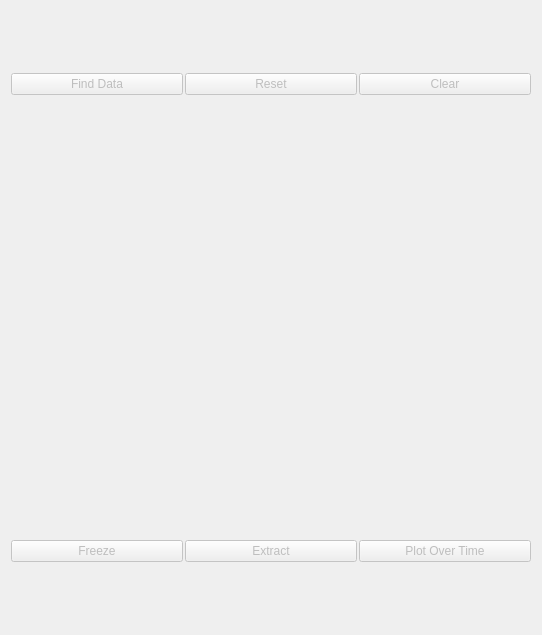
<?xml version="1.0" encoding="UTF-8"?>
<ui version="4.0">
 <class>FindDataWidget</class>
 <widget class="QWidget" name="FindDataWidget">
  <property name="geometry">
   <rect>
    <x>0</x>
    <y>0</y>
    <width>542</width>
    <height>635</height>
   </rect>
  </property>
  <property name="windowTitle">
   <string>Form</string>
  </property>
  <layout class="QVBoxLayout" name="verticalLayout" stretch="0,0,0,0,1,0,0,0,0">
   <item>
    <widget class="pqExpanderButton" name="createExpander">
     <property name="text" stdset="0">
      <string>Create Selection</string>
     </property>
     <property name="checked" stdset="0">
      <bool>true</bool>
     </property>
    </widget>
   </item>
   <item>
    <widget class="QWidget" name="container" native="true">
     <property name="minimumSize">
      <size>
       <width>0</width>
       <height>50</height>
      </size>
     </property>
     <layout class="QVBoxLayout" name="verticalLayout_2">
      <property name="spacing">
       <number>0</number>
      </property>
      <property name="leftMargin">
       <number>0</number>
      </property>
      <property name="topMargin">
       <number>0</number>
      </property>
      <property name="rightMargin">
       <number>0</number>
      </property>
      <property name="bottomMargin">
       <number>0</number>
      </property>
     </layout>
    </widget>
   </item>
   <item>
    <layout class="QHBoxLayout" name="buttonLayout">
     <property name="spacing">
      <number>2</number>
     </property>
     <item>
      <widget class="QPushButton" name="findData">
       <property name="enabled">
        <bool>false</bool>
       </property>
       <property name="toolTip">
        <string>Find data using selection criteria</string>
       </property>
       <property name="text">
        <string>Find Data</string>
       </property>
       <property name="icon">
        <iconset resource="../../../Components/Resources/pqComponents.qrc">
         <normaloff>:/pqWidgets/Icons/pqApply.svg</normaloff>:/pqWidgets/Icons/pqApply.svg</iconset>
       </property>
       <property name="default">
        <bool>true</bool>
       </property>
      </widget>
     </item>
     <item>
      <widget class="QPushButton" name="reset">
       <property name="enabled">
        <bool>false</bool>
       </property>
       <property name="toolTip">
        <string>Reset any unaccepted changes</string>
       </property>
       <property name="text">
        <string>Reset</string>
       </property>
       <property name="icon">
        <iconset resource="../../../Components/Resources/pqComponents.qrc">
         <normaloff>:/pqWidgets/Icons/pqCancel.svg</normaloff>:/pqWidgets/Icons/pqCancel.svg</iconset>
       </property>
      </widget>
     </item>
     <item>
      <widget class="QPushButton" name="clear">
       <property name="enabled">
        <bool>false</bool>
       </property>
       <property name="toolTip">
        <string>Clear selection criteria and qualifiers</string>
       </property>
       <property name="text">
        <string>Clear</string>
       </property>
       <property name="icon">
        <iconset resource="../../../Components/Resources/pqComponents.qrc">
         <normaloff>:/pqWidgets/Icons/pqReset.svg</normaloff>:/pqWidgets/Icons/pqReset.svg</iconset>
       </property>
      </widget>
     </item>
    </layout>
   </item>
   <item>
    <widget class="pqExpanderButton" name="informationExpander">
     <property name="frameShape">
      <enum>QFrame::StyledPanel</enum>
     </property>
     <property name="frameShadow">
      <enum>QFrame::Raised</enum>
     </property>
     <property name="text" stdset="0">
      <string>Selected Data (none)</string>
     </property>
     <property name="checked" stdset="0">
      <bool>true</bool>
     </property>
    </widget>
   </item>
   <item>
    <widget class="pqFindDataCurrentSelectionFrame" name="informationContainer" native="true">
     <property name="minimumSize">
      <size>
       <width>0</width>
       <height>200</height>
      </size>
     </property>
    </widget>
   </item>
   <item>
    <layout class="QHBoxLayout" name="buttonLayout_2">
     <property name="spacing">
      <number>2</number>
     </property>
     <item>
      <widget class="QPushButton" name="freeze">
       <property name="enabled">
        <bool>false</bool>
       </property>
       <property name="text">
        <string>Freeze</string>
       </property>
      </widget>
     </item>
     <item>
      <widget class="QPushButton" name="extract">
       <property name="enabled">
        <bool>false</bool>
       </property>
       <property name="text">
        <string>Extract</string>
       </property>
      </widget>
     </item>
     <item>
      <widget class="QPushButton" name="plotOverTime">
       <property name="enabled">
        <bool>false</bool>
       </property>
       <property name="text">
        <string>Plot Over Time</string>
       </property>
      </widget>
     </item>
    </layout>
   </item>
   <item>
    <widget class="pqExpanderButton" name="selectionDisplayExpander">
     <property name="frameShape">
      <enum>QFrame::StyledPanel</enum>
     </property>
     <property name="frameShadow">
      <enum>QFrame::Raised</enum>
     </property>
     <property name="text" stdset="0">
      <string>Selection Display</string>
     </property>
     <property name="checked" stdset="0">
      <bool>true</bool>
     </property>
    </widget>
   </item>
   <item>
    <widget class="pqFindDataSelectionDisplayFrame" name="selectionDisplayProperties" native="true">
     <property name="minimumSize">
      <size>
       <width>0</width>
       <height>50</height>
      </size>
     </property>
    </widget>
   </item>
   <item>
    <spacer name="verticalSpacer">
     <property name="orientation">
      <enum>Qt::Vertical</enum>
     </property>
     <property name="sizeType">
      <enum>QSizePolicy::MinimumExpanding</enum>
     </property>
     <property name="sizeHint" stdset="0">
      <size>
       <width>20</width>
       <height>0</height>
      </size>
     </property>
    </spacer>
   </item>
  </layout>
 </widget>
 <customwidgets>
  <customwidget>
   <class>pqFindDataSelectionDisplayFrame</class>
   <extends>QWidget</extends>
   <header>pqFindDataSelectionDisplayFrame.h</header>
   <container>1</container>
  </customwidget>
  <customwidget>
   <class>pqExpanderButton</class>
   <extends>QFrame</extends>
   <header location="global">pqExpanderButton.h</header>
   <container>1</container>
  </customwidget>
  <customwidget>
   <class>pqFindDataCurrentSelectionFrame</class>
   <extends>QWidget</extends>
   <header>pqFindDataCurrentSelectionFrame.h</header>
   <container>1</container>
  </customwidget>
 </customwidgets>
 <resources>
  <include location="../../../Components/Resources/pqComponents.qrc"/>
  <include location="../../../Widgets/Resources/QtWidgets.qrc"/>
 </resources>
 <connections/>
</ui>
